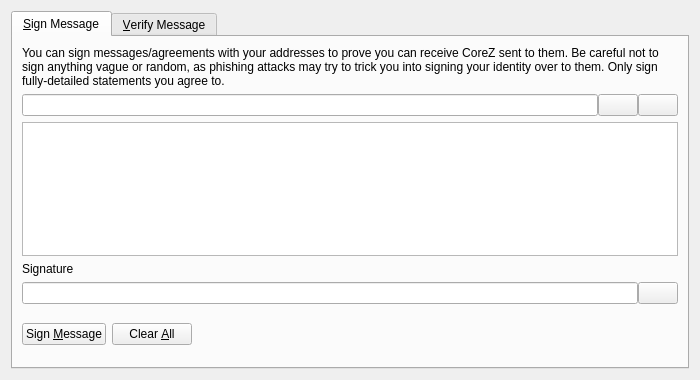
<?xml version="1.0" encoding="UTF-8"?>
<ui version="4.0">
 <class>SignVerifyMessageDialog</class>
 <widget class="QDialog" name="SignVerifyMessageDialog">
  <property name="geometry">
   <rect>
    <x>0</x>
    <y>0</y>
    <width>700</width>
    <height>380</height>
   </rect>
  </property>
  <property name="windowTitle">
   <string>Signatures - Sign / Verify a Message</string>
  </property>
  <property name="modal">
   <bool>true</bool>
  </property>
  <layout class="QVBoxLayout" name="verticalLayout">
   <item>
    <widget class="QTabWidget" name="tabWidget">
     <property name="currentIndex">
      <number>0</number>
     </property>
     <widget class="QWidget" name="tabSignMessage">
      <attribute name="title">
       <string>&amp;Sign Message</string>
      </attribute>
      <layout class="QVBoxLayout" name="verticalLayout_SM">
       <item>
        <widget class="QLabel" name="infoLabel_SM">
         <property name="text">
          <string>You can sign messages/agreements with your addresses to prove you can receive CoreZ sent to them. Be careful not to sign anything vague or random, as phishing attacks may try to trick you into signing your identity over to them. Only sign fully-detailed statements you agree to.</string>
         </property>
         <property name="textFormat">
          <enum>Qt::PlainText</enum>
         </property>
         <property name="wordWrap">
          <bool>true</bool>
         </property>
        </widget>
       </item>
       <item>
        <layout class="QHBoxLayout" name="horizontalLayout_1_SM">
         <property name="spacing">
          <number>0</number>
         </property>
         <item>
          <widget class="QValidatedLineEdit" name="addressIn_SM">
           <property name="toolTip">
            <string>The CoreZ address to sign the message with</string>
           </property>
          </widget>
         </item>
         <item>
          <widget class="QPushButton" name="addressBookButton_SM">
           <property name="toolTip">
            <string>Choose previously used address</string>
           </property>
           <property name="text">
            <string/>
           </property>
           <property name="shortcut">
            <string>Alt+A</string>
           </property>
           <property name="autoDefault">
            <bool>false</bool>
           </property>
          </widget>
         </item>
         <item>
          <widget class="QPushButton" name="pasteButton_SM">
           <property name="toolTip">
            <string>Paste address from clipboard</string>
           </property>
           <property name="text">
            <string/>
           </property>
           <property name="shortcut">
            <string>Alt+P</string>
           </property>
           <property name="autoDefault">
            <bool>false</bool>
           </property>
          </widget>
         </item>
        </layout>
       </item>
       <item>
        <widget class="QPlainTextEdit" name="messageIn_SM">
         <property name="toolTip">
          <string>Enter the message you want to sign here</string>
         </property>
        </widget>
       </item>
       <item>
        <widget class="QLabel" name="signatureLabel_SM">
         <property name="text">
          <string>Signature</string>
         </property>
         <property name="textFormat">
          <enum>Qt::PlainText</enum>
         </property>
        </widget>
       </item>
       <item>
        <layout class="QHBoxLayout" name="horizontalLayout_2_SM">
         <property name="spacing">
          <number>0</number>
         </property>
         <item>
          <widget class="QLineEdit" name="signatureOut_SM">
           <property name="font">
            <font>
             <italic>true</italic>
            </font>
           </property>
           <property name="readOnly">
            <bool>true</bool>
           </property>
          </widget>
         </item>
         <item>
          <widget class="QPushButton" name="copySignatureButton_SM">
           <property name="toolTip">
            <string>Copy the current signature to the system clipboard</string>
           </property>
           <property name="text">
            <string/>
           </property>
           <property name="autoDefault">
            <bool>false</bool>
           </property>
          </widget>
         </item>
        </layout>
       </item>
       <item>
        <layout class="QHBoxLayout" name="horizontalLayout_3_SM">
         <item>
          <widget class="QPushButton" name="signMessageButton_SM">
           <property name="toolTip">
            <string>Sign the message to prove you own this CoreZ address</string>
           </property>
           <property name="text">
            <string>Sign &amp;Message</string>
           </property>
           <property name="autoDefault">
            <bool>false</bool>
           </property>
          </widget>
         </item>
         <item>
          <widget class="QPushButton" name="clearButton_SM">
           <property name="toolTip">
            <string>Reset all sign message fields</string>
           </property>
           <property name="text">
            <string>Clear &amp;All</string>
           </property>
           <property name="autoDefault">
            <bool>false</bool>
           </property>
          </widget>
         </item>
         <item>
          <spacer name="horizontalSpacer_1_SM">
           <property name="orientation">
            <enum>Qt::Horizontal</enum>
           </property>
           <property name="sizeHint" stdset="0">
            <size>
             <width>40</width>
             <height>48</height>
            </size>
           </property>
          </spacer>
         </item>
         <item>
          <widget class="QLabel" name="statusLabel_SM">
           <property name="font">
            <font>
             <weight>75</weight>
             <bold>true</bold>
            </font>
           </property>
           <property name="text">
            <string/>
           </property>
           <property name="wordWrap">
            <bool>true</bool>
           </property>
          </widget>
         </item>
         <item>
          <spacer name="horizontalSpacer_2_SM">
           <property name="orientation">
            <enum>Qt::Horizontal</enum>
           </property>
           <property name="sizeHint" stdset="0">
            <size>
             <width>40</width>
             <height>48</height>
            </size>
           </property>
          </spacer>
         </item>
        </layout>
       </item>
      </layout>
     </widget>
     <widget class="QWidget" name="tabVerifyMessage">
      <attribute name="title">
       <string>&amp;Verify Message</string>
      </attribute>
      <layout class="QVBoxLayout" name="verticalLayout_VM">
       <item>
        <widget class="QLabel" name="infoLabel_VM">
         <property name="text">
          <string>Enter the receiver's address, message (ensure you copy line breaks, spaces, tabs, etc. exactly) and signature below to verify the message. Be careful not to read more into the signature than what is in the signed message itself, to avoid being tricked by a man-in-the-middle attack. Note that this only proves the signing party receives with the address, it cannot prove sendership of any transaction!</string>
         </property>
         <property name="textFormat">
          <enum>Qt::PlainText</enum>
         </property>
         <property name="alignment">
          <set>Qt::AlignLeading|Qt::AlignLeft|Qt::AlignTop</set>
         </property>
         <property name="wordWrap">
          <bool>true</bool>
         </property>
        </widget>
       </item>
       <item>
        <layout class="QHBoxLayout" name="horizontalLayout_1_VM">
         <property name="spacing">
          <number>0</number>
         </property>
         <item>
          <widget class="QValidatedLineEdit" name="addressIn_VM">
           <property name="toolTip">
            <string>The CoreZ address the message was signed with</string>
           </property>
          </widget>
         </item>
         <item>
          <widget class="QPushButton" name="addressBookButton_VM">
           <property name="toolTip">
            <string>Choose previously used address</string>
           </property>
           <property name="text">
            <string/>
           </property>
           <property name="shortcut">
            <string>Alt+A</string>
           </property>
           <property name="autoDefault">
            <bool>false</bool>
           </property>
          </widget>
         </item>
        </layout>
       </item>
       <item>
        <widget class="QPlainTextEdit" name="messageIn_VM"/>
       </item>
       <item>
        <widget class="QValidatedLineEdit" name="signatureIn_VM"/>
       </item>
       <item>
        <layout class="QHBoxLayout" name="horizontalLayout_2_VM">
         <item>
          <widget class="QPushButton" name="verifyMessageButton_VM">
           <property name="toolTip">
            <string>Verify the message to ensure it was signed with the specified CoreZ address</string>
           </property>
           <property name="text">
            <string>Verify &amp;Message</string>
           </property>
           <property name="autoDefault">
            <bool>false</bool>
           </property>
          </widget>
         </item>
         <item>
          <widget class="QPushButton" name="clearButton_VM">
           <property name="toolTip">
            <string>Reset all verify message fields</string>
           </property>
           <property name="text">
            <string>Clear &amp;All</string>
           </property>
           <property name="autoDefault">
            <bool>false</bool>
           </property>
          </widget>
         </item>
         <item>
          <spacer name="horizontalSpacer_1_VM">
           <property name="orientation">
            <enum>Qt::Horizontal</enum>
           </property>
           <property name="sizeHint" stdset="0">
            <size>
             <width>40</width>
             <height>48</height>
            </size>
           </property>
          </spacer>
         </item>
         <item>
          <widget class="QLabel" name="statusLabel_VM">
           <property name="font">
            <font>
             <weight>75</weight>
             <bold>true</bold>
            </font>
           </property>
           <property name="text">
            <string/>
           </property>
           <property name="wordWrap">
            <bool>true</bool>
           </property>
          </widget>
         </item>
         <item>
          <spacer name="horizontalSpacer_2_VM">
           <property name="orientation">
            <enum>Qt::Horizontal</enum>
           </property>
           <property name="sizeHint" stdset="0">
            <size>
             <width>40</width>
             <height>48</height>
            </size>
           </property>
          </spacer>
         </item>
        </layout>
       </item>
      </layout>
     </widget>
    </widget>
   </item>
  </layout>
 </widget>
 <customwidgets>
  <customwidget>
   <class>QValidatedLineEdit</class>
   <extends>QLineEdit</extends>
   <header>qvalidatedlineedit.h</header>
  </customwidget>
 </customwidgets>
 <resources>
  <include location="../corez.qrc"/>
 </resources>
 <connections/>
</ui>
